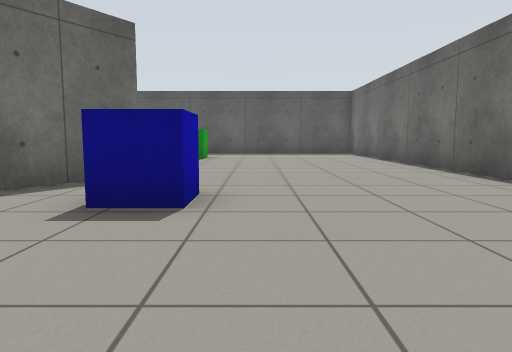
View 1 (above)

16 first-person views from a walk through a Gazebo world. The camera is 0.72 m above the floor, tilts 6° down and sees 70° across. The floor is counted in squares, 1 m on a side. Each view is taken from the middle of a square. On the plan, view 1 faces up. The plan holds only what a view shows up to about 11 squares ahead; the rest is blank. Surface patterns are stand-ins for the level's own textures.

View 2
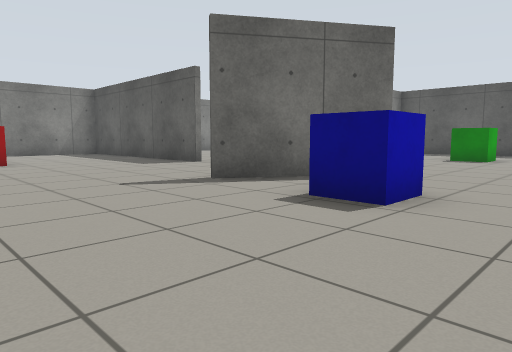

View 3
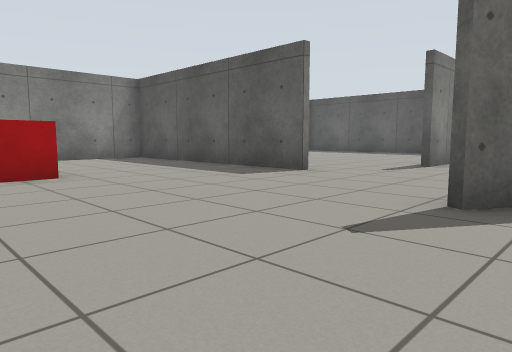

View 4
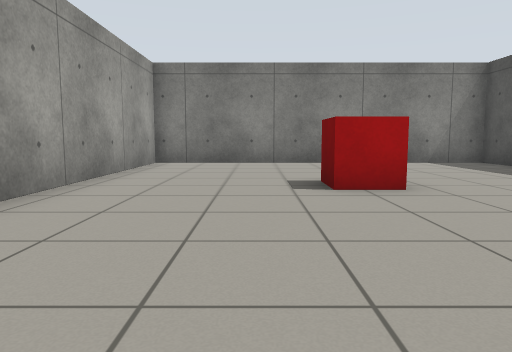

View 5
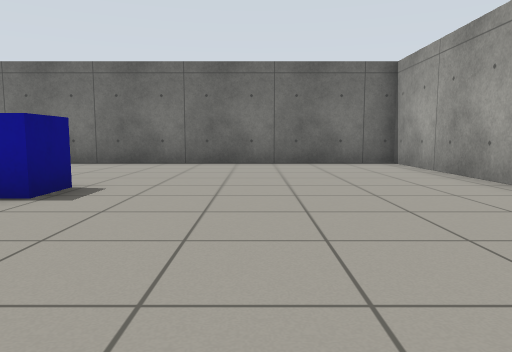

View 6
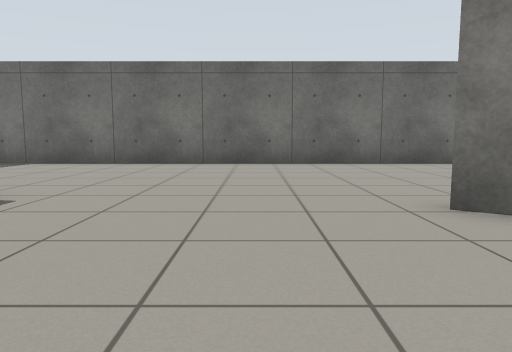

View 7
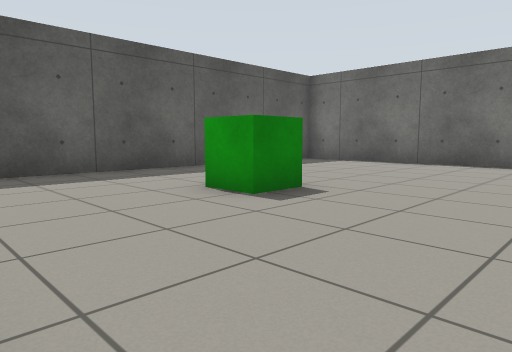

View 8
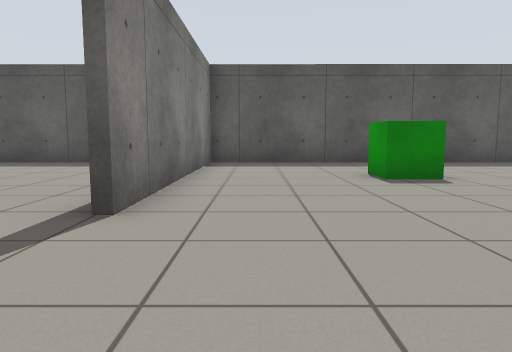

View 9
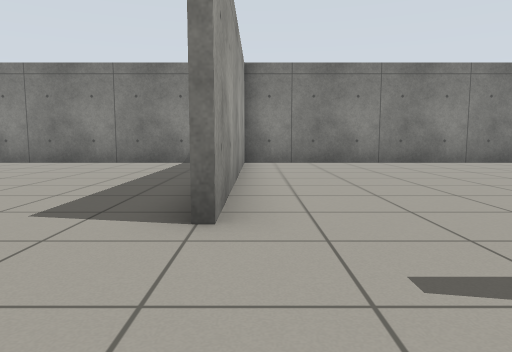

View 10
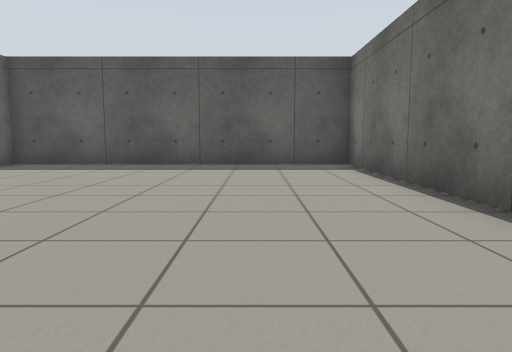

View 11
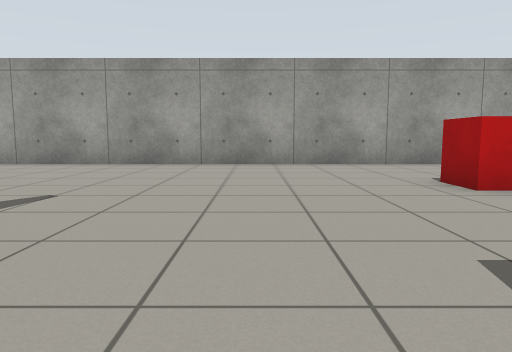

View 12
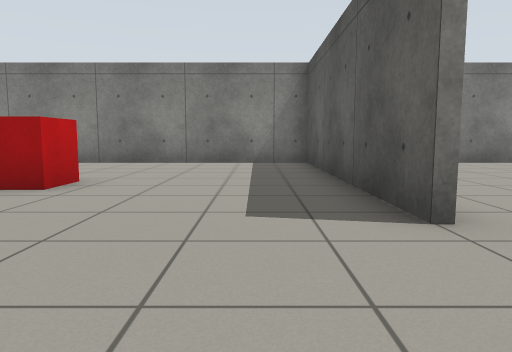

View 13
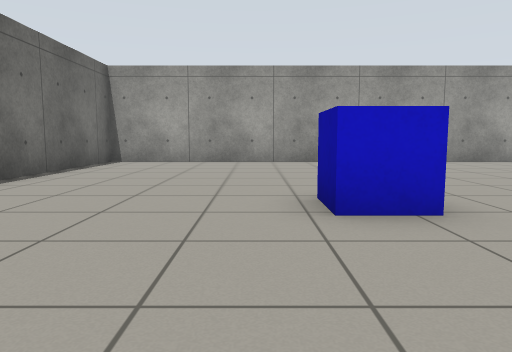

View 14
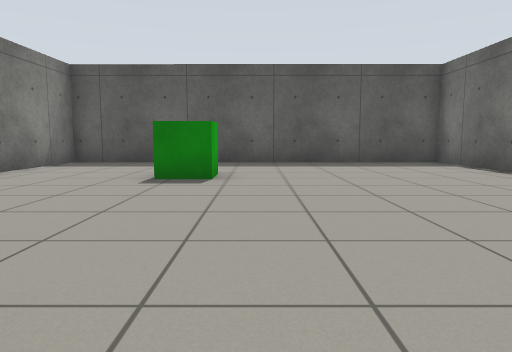

View 15
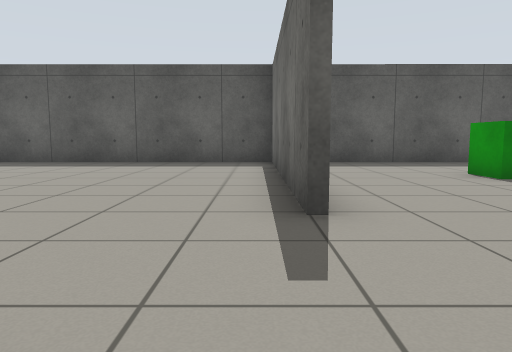

View 16
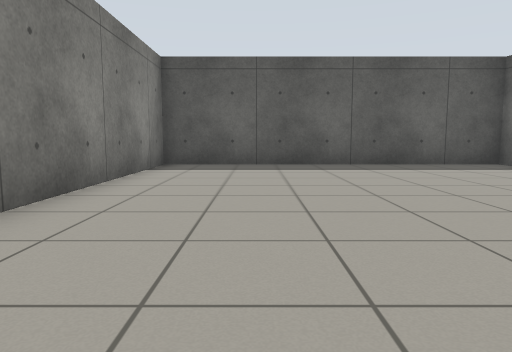

### Floor plan
Ten units are one square. View 1 is at (0, 0); x grows to the right and y downward. Boxes are objects, and circles mark ways between rooms. Rooms are numbered by the first view taken in them; rooms with no view inside come last. Other rooms are left out.
<svg viewBox="-160 -172 208 206">
<path fill="none" stroke="#000" d="M-27 -66 -24 -71M-22 -70 -41 -39M-80 -65 -155 -65 -155 29 43 29 43 -167 -63 -167 -63 -92M-65 -92 -65 -167 -155 -167 -155 -67 -80 -67"/>
<rect x="-115" y="-25" width="20" height="20" fill="#bbb"><title>red box</title></rect>
<rect x="-35" y="-135" width="20" height="10" fill="#bbb"><title>green box</title></rect>
<rect x="-15" y="-45" width="10" height="10" fill="#bbb"><title>blue box</title></rect>
<circle cx="-77" cy="-80" r="3" fill="#2a7"/>
<text x="-40" y="-60">1</text>
<text x="-110" y="-110">2</text>
</svg>
Room 1 opens to room 2.

Where each view was taken, in squares from view 1:
view 1: 0 up, 0 right, facing up
view 2: 0 up, 1 right, facing up-left
view 3: 0 up, 3 left, facing up-left
view 4: 0 up, 5 left, facing left
view 5: 1 up, 6 left, facing right
view 6: 9 up, 6 left, facing right
view 7: 9 up, 6 left, facing up-right
view 8: 6 up, 5 left, facing up
view 9: 7 up, 5 left, facing left
view 10: 7 up, 9 left, facing up
view 11: 7 up, 7 left, facing down
view 12: 5 up, 5 left, facing left
view 13: 8 up, 0 right, facing down
view 14: 6 up, 1 left, facing up
view 15: 6 up, 7 left, facing up
view 16: 7 up, 13 left, facing up
